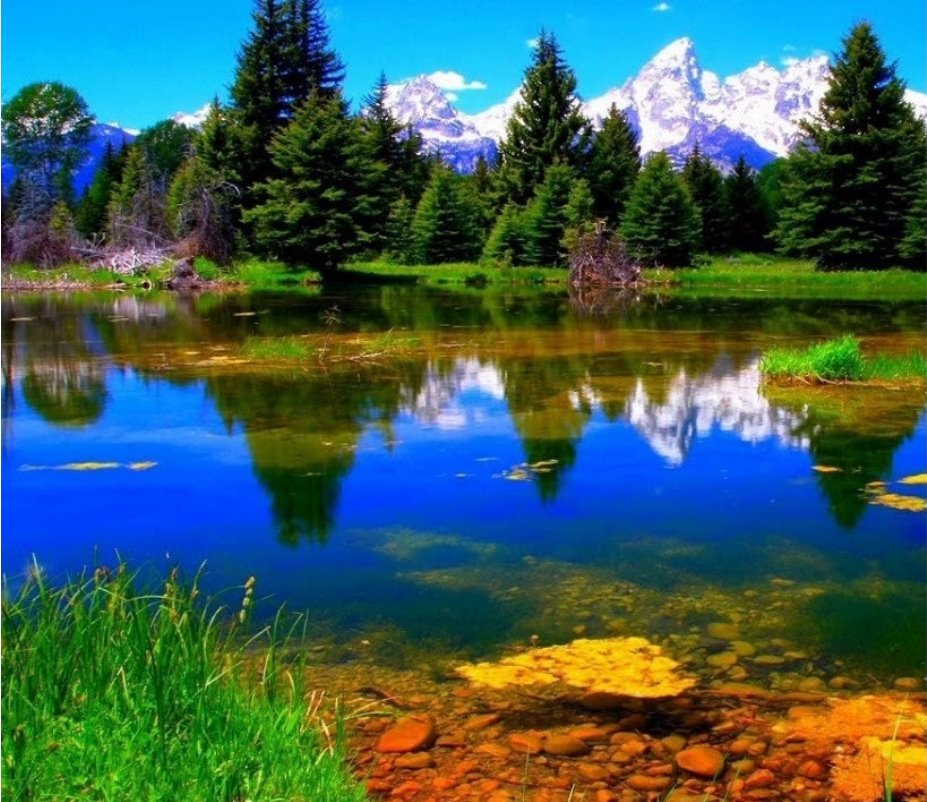
#> input picture data/image_left.jpg, 927 x 802 px
$ python FAST.py
#> lines starting #> are read from the running program, lines starting #| are printed output that depends on the picture
import numpy as np
import cv2

img1 = cv2.imread('./data/image_left.jpg',0) # queryImage
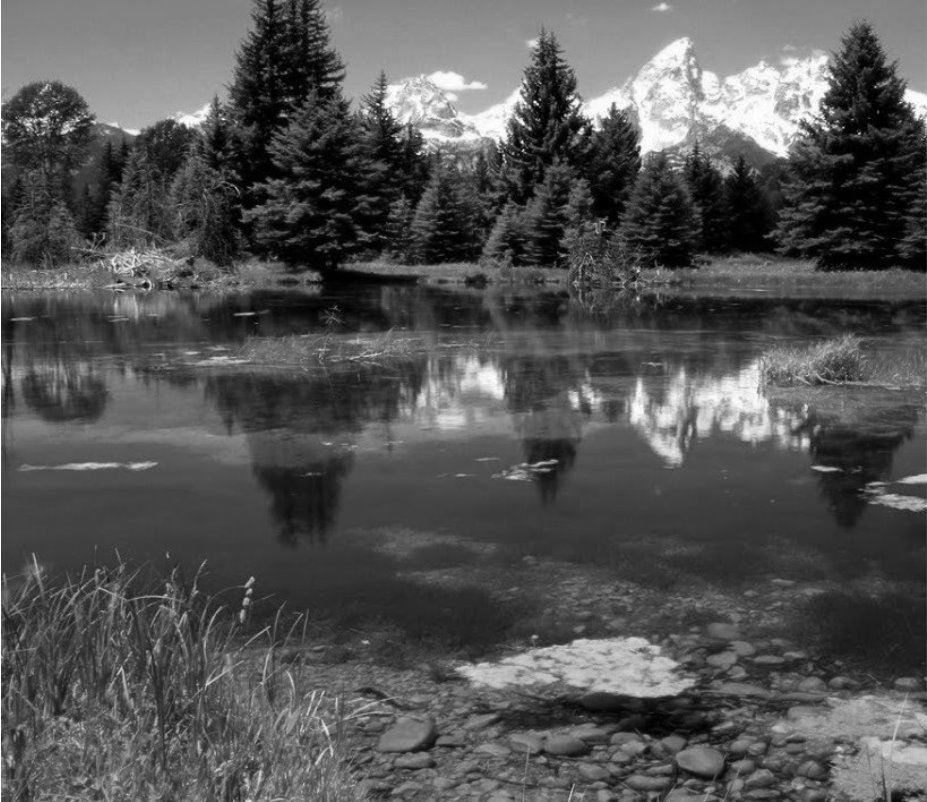
#> img1: shape (802, 927); min 0, max 255, mean 84.4


fast = cv2.FastFeatureDetector_create()

# görüntüdeki anahtar noktalarının tespiti ve çizimi
kp = fast.detect(img1,None)
#> kp = 19048 keypoints; strongest (x, y, size): (535, 101, 7), (843, 127, 7), (418, 154, 7), (386, 119, 7)
img2 = cv2.drawKeypoints(img1, kp, outImage=None, color=(255,0,0))
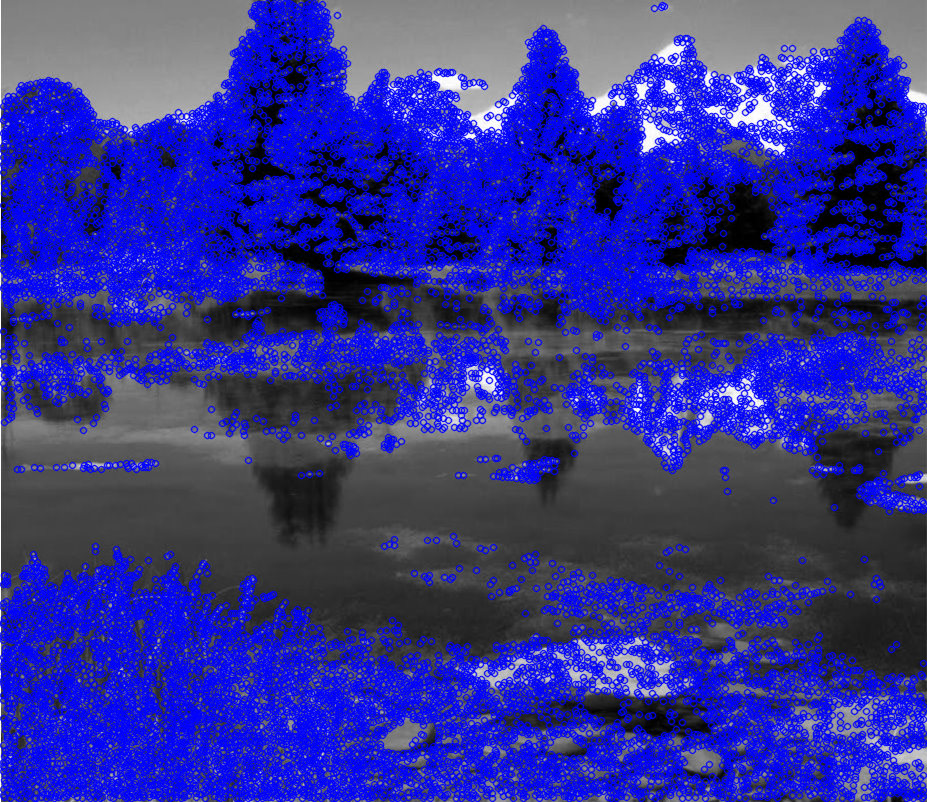
#> img2: shape (802, 927, 3); mean of channels 0, 1, 2 148.3, 50.4, 50.4; drawn as B, G, R

cv2.imshow("FAST", img2)
cv2.waitKey(0)
cv2.destroyAllWindows()

$ run again, with data/image_right.jpg copied over data/image_left.jpg
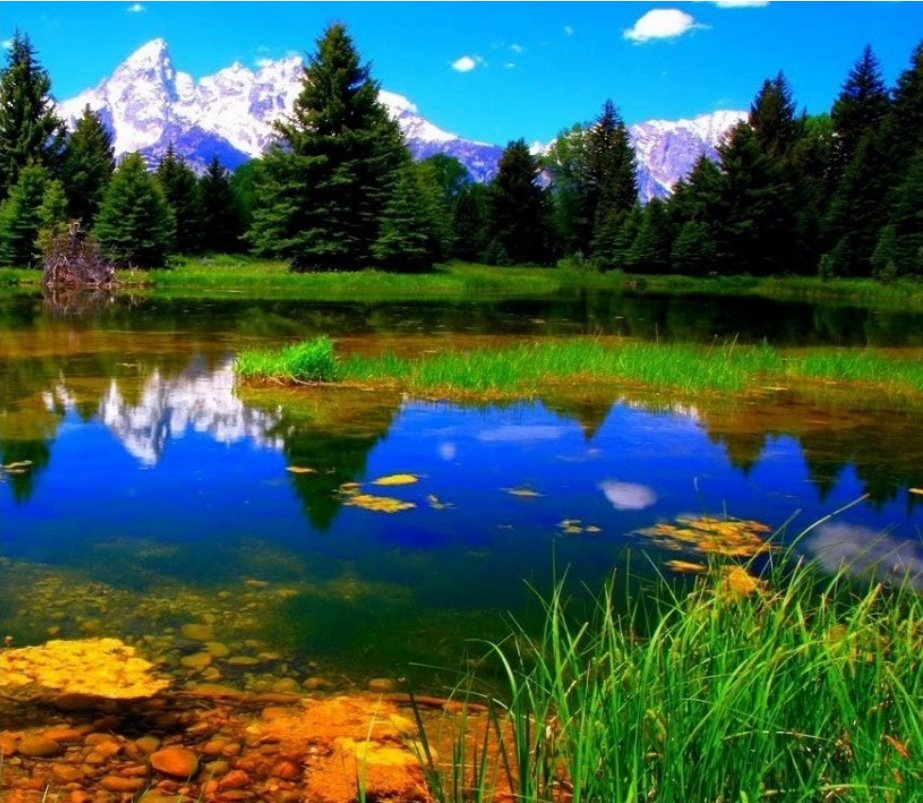
#> input picture data/image_right.jpg, 923 x 803 px
#> `img1 = cv2.imread('./data/image_left.jpg',0)`:
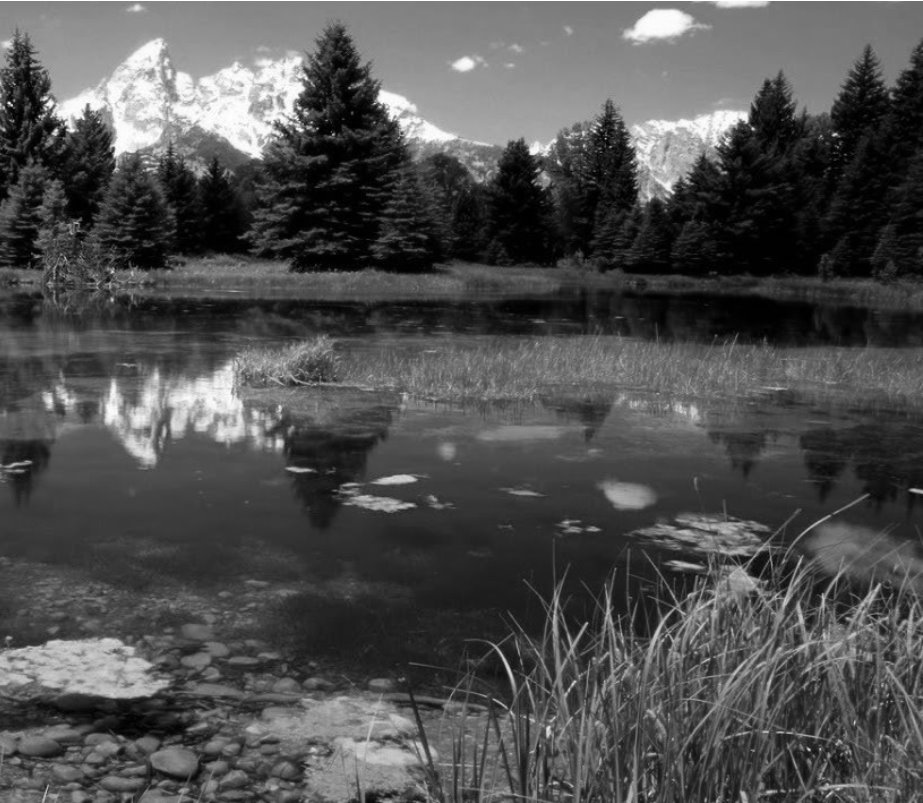
#> img1: shape (803, 923); min 0, max 255, mean 79.5
#> kp = 16600 keypoints; strongest (x, y, size): (9, 103, 7), (809, 749, 7), (39, 116, 7), (605, 138, 7)
#> `img2 = cv2.drawKeypoints(img1, kp, outImage=None, color=(255,0,0))`:
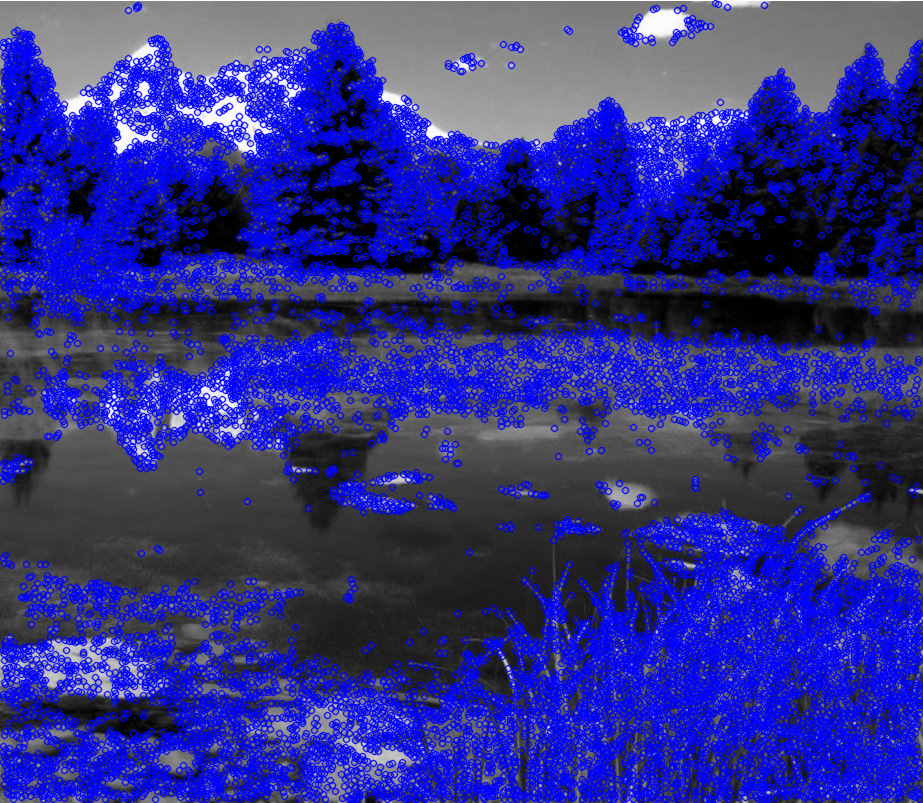
#> img2: shape (803, 923, 3); mean of channels 0, 1, 2 138.1, 49.3, 49.3; drawn as B, G, R

$ run again, with data/ornek.jpg copied over data/image_left.jpg
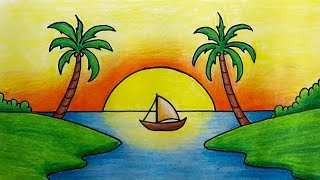
#> input picture data/ornek.jpg, 320 x 180 px
#> `img1 = cv2.imread('./data/image_left.jpg',0)`:
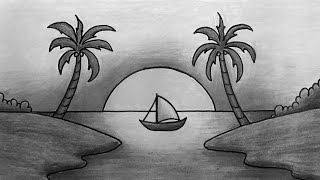
#> img1: shape (180, 320); min 0, max 254, mean 142.7
#> kp = 1610 keypoints; strongest (x, y, size): (218, 13, 7), (252, 30, 7), (216, 26, 7), (48, 27, 7)
#> `img2 = cv2.drawKeypoints(img1, kp, outImage=None, color=(255,0,0))`:
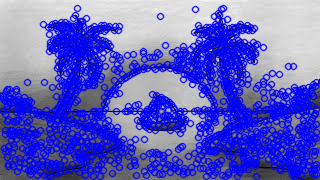
#> img2: shape (180, 320, 3); mean of channels 0, 1, 2 200.7, 97.3, 97.3; drawn as B, G, R

$ run again, with data/ornek.png saved as data/image_left.jpg
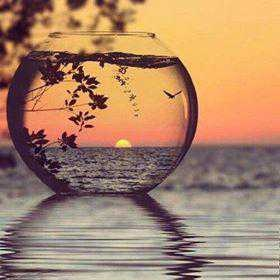
#> input picture data/ornek.png, 280 x 280 px
#> `img1 = cv2.imread('./data/image_left.jpg',0)`:
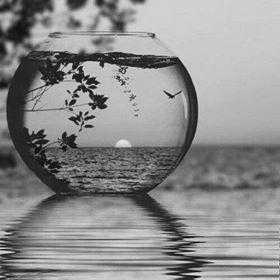
#> img1: shape (280, 280); min 0, max 255, mean 141.3
#> kp = 2531 keypoints; strongest (x, y, size): (93, 84, 7), (105, 103, 7), (96, 108, 7), (105, 106, 7)
#> `img2 = cv2.drawKeypoints(img1, kp, outImage=None, color=(255,0,0))`:
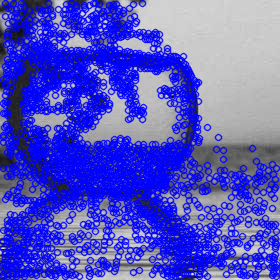
#> img2: shape (280, 280, 3); mean of channels 0, 1, 2 201.3, 85.8, 85.8; drawn as B, G, R
